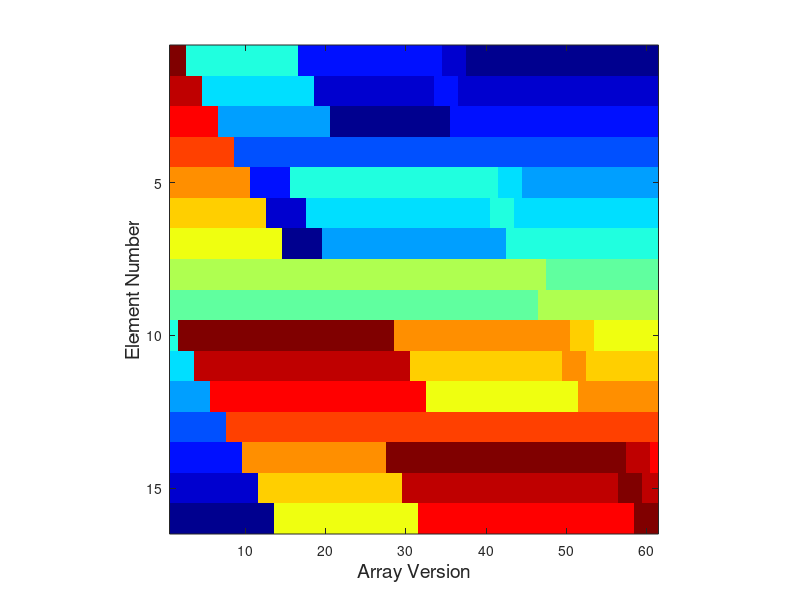

This chart was generated by the following MATLAB code:
%%%%%%%%%%%%%%%%%%%%%%%%%%%%%%%%%%%%%%%%%%%%%%%%%%%%%%%%%%%%%%%%%%%%%%%%%% 
% Title:     Shell Sort 
% Author:    Rommulluss Caraiman
% Using Tokuda (1992) Shell Sort Gap Sequence
%%%%%%%%%%%%%%%%%%%%%%%%%%%%%%%%%%%%%%%%%%%%%%%%%%%%%%%%%%%%%%%%%%%%%%%%%%
clear all;
close all;
clc;

k = 1; % k = Currernt gap iteration 
N = 16; % Length of array to be sorted 
V = N:-1:1; % Generate an array containing integers from N down to 1
comparisons = 0;
snapNumeber = 1;
arrayState(1:N,snapNumeber) = V;

% h = Array of gap length 
h(k) = ceil((1/5) * ( 9.* (9/4).^(k-1) -4 ));
% Comfiguring gaps for every iteration
while(h(k)<N)
k = k+1;
h(k) = ceil((1/5) * ( 9.* (9/4).^(k-1) -4 ));
end

% Iterate through all gaps of array h
for m = length(h):-1:1
    % Perform insertion sort with gap = h(m)
    for j = (h(m) + 1):N
        pivot = V(j);
        i = j;  
        while ((i > h(m)) && (V(i - h(m)) > pivot))
            comparisons = comparisons+1;
            V(i) = V(i - h(m));
            i = i - h(m);
            snapNumeber = snapNumeber + 1;
            arrayState(1:N,snapNumeber) = V;
        end % while
        comparisons = comparisons+1;
        V(i) = pivot;
        snapNumeber = snapNumeber + 1;
        arrayState(1:N,snapNumeber) = V;                 
    end % for 
end % for

%Plot Values
figure; imagesc(arrayState); 
axis square;
ylabel('Element Number','FontSize',14);
xlabel('Array Version','FontSize',14); 
colormap('jet'); % Change to jet colormap

 % Store High-resolution Image Suitable for use in Reports  
 print -f1 -r300 -dbmp shellSortVisualisation.bmp